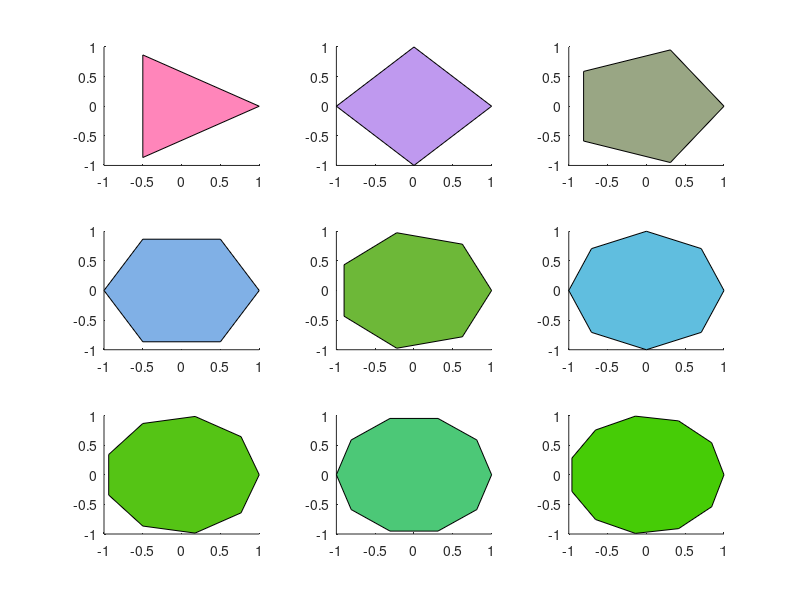

This figure's MATLAB source:
load('polygons.mat');
for i =1:numel(polygons)
	subplot(3,3,i);
	patch(polygons(i).x,polygons(i).y,polygons(i).colorCode);
end